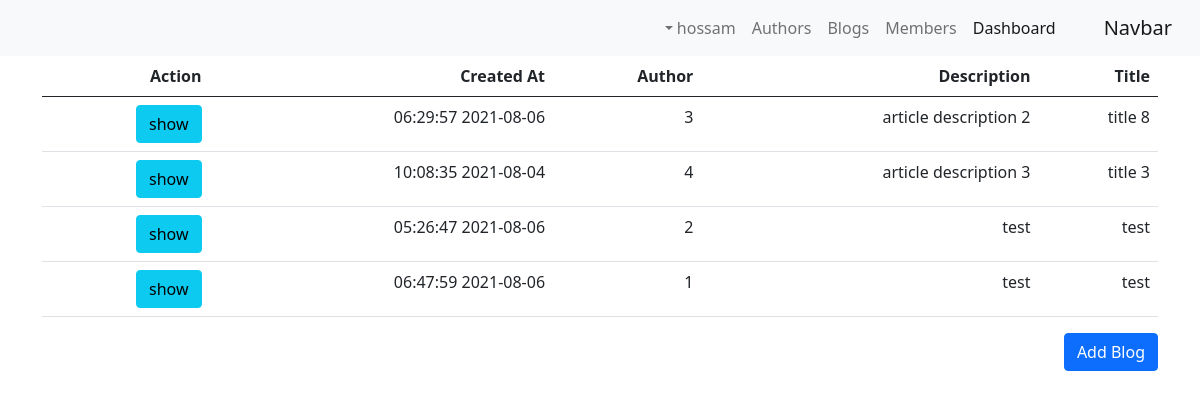
Page /blogs.php (signed in) on the committed database.
### tables this page shows
CREATE TABLE `blogs` (
  `blog_id` int(4) NOT NULL,
  `title` varchar(121) NOT NULL,
  `descrip` varchar(121) NOT NULL,
  `created_at` timestamp NOT NULL DEFAULT current_timestamp() ON UPDATE current_timestamp(),
  `author` int(4) NOT NULL
);

### blogs.php (the view, shortened to what this page needs)
<?php
$action= isset($_GET['do'])?$_GET['do']:'index';
?>
<?php require "config.php"?>
<?php include "includes/header.php"?>
<?php include "includes/navbar.php"?>
<?php if($action == 'index'):?>
<?php
   $stmt= $connection->prepare('SELECT * FROM blogs');
   $stmt->execute();
   $blogs= $stmt->fetchAll();
   ?>
<div class="container">
    <table class="table">
        <thead>
            <tr>
                <th>Title</th>
                <th>Description</th>
                <th>Author</th>
                <th>Created At</th>
                <th>Action</th>
            </tr>
        </thead>
        <tbody>
            <?php foreach($blogs as $blog):?>
            <tr>
                <td><?= $blog['title']?></td>
                <td><?= $blog['descrip']?></td>
                <td><?= $blog['author']?></td>
                <td><?= $blog['created_at']?></td>
                <td>
                    <a class="btn btn-info" href="blogs.php?do=show&selection=<?= $blog['blog_id']?>">show</a>
                </td>
            </tr>
            <?php endforeach?>
        </tbody>
    </table>
    <a class="btn btn-primary" href="blogs.php?do=create">Add Blog</a>
</div>
<?php else:?>
<h1>404 Page not found</h1>
<?php endif?>
<?php include "includes/footer.php"?>

### rows in the picture
blogs: title "title 8", descrip "article description 2", author "3", created_at "2021-08-06 06:29:57"
blogs: title "title 3", descrip "article description 3", author "4", created_at "2021-08-04 10:08:35"
blogs: title "test", descrip "test", author "2", created_at "2021-08-06 05:26:47"
blogs: title "test", descrip "test", author "1", created_at "2021-08-06 06:47:59"

### other values in the picture
$_SESSION['FULLNAME'] "hossam"
